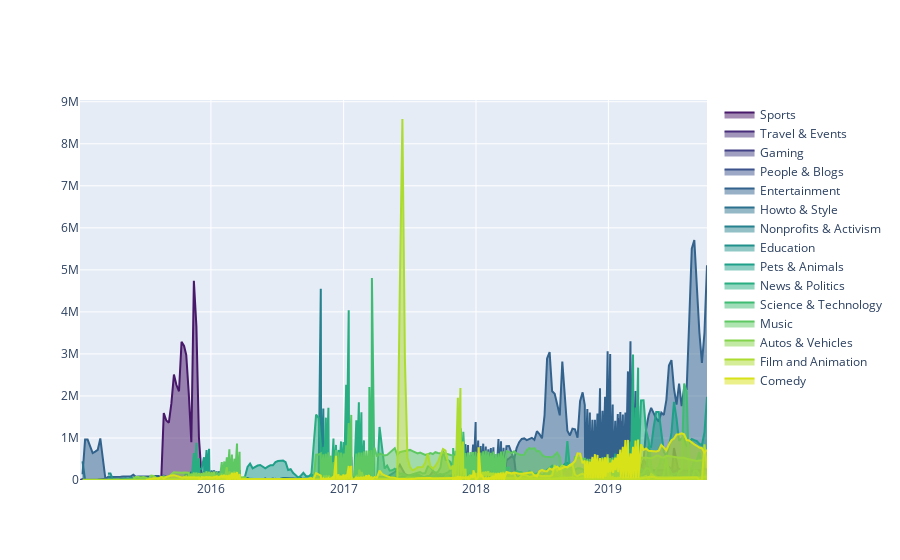

Here is the notebook cell this chart was saved with:
### Markdown cell above
### plots with no normalizations applied. Raw timeseries interactive plots using plotly

### Code cell
fig = go.Figure()
list_category = list(set(df['category']))
pal = list(sns.color_palette(palette='viridis', n_colors=len(list_category)).as_hex())

for d,p in zip(list_category, pal):
    fig.add_trace(go.Scatter(x = df_out[df_out['category']==d]['datetime'],
                             y = df_out[df_out['category']==d]['delta_views'],
                             name = d,
                             line_color = p, 
                             fill='tozeroy'))   #tozeroy 

fig.show()

### Figure 1 — Plotly figure (JSON) as saved in the notebook; plotly's stock layout.template omitted (floating-point values rounded to 4 significant figures; data arrays with more than 128 entries replaced by an {"elided": "..."} marker saying what was removed)
{"data": [{"fill": "tozeroy", "line": {"color": "#48186a"}, "name": "Sports", "type": "scatter", "x": {"elided": "307 str values"}, "y": {"elided": "307 float values"}}, {"fill": "tozeroy", "line": {"color": "#472d7b"}, "name": "Travel & Events", "type": "scatter", "x": {"elided": "266 str values"}, "y": {"elided": "266 float values"}}, {"fill": "tozeroy", "line": {"color": "#424086"}, "name": "Gaming", "type": "scatter", "x": {"elided": "334 str values"}, "y": {"elided": "334 float values"}}, {"fill": "tozeroy", "line": {"color": "#3b528b"}, "name": "People & Blogs", "type": "scatter", "x": {"elided": "327 str values"}, "y": {"elided": "327 float values"}}, {"fill": "tozeroy", "line": {"color": "#33638d"}, "name": "Entertainment", "type": "scatter", "x": {"elided": "333 str values"}, "y": {"elided": "333 float values"}}, {"fill": "tozeroy", "line": {"color": "#2c728e"}, "name": "Howto & Style", "type": "scatter", "x": {"elided": "333 str values"}, "y": {"elided": "333 float values"}}, {"fill": "tozeroy", "line": {"color": "#26828e"}, "name": "Nonprofits & Activism", "type": "scatter", "x": {"elided": "283 str values"}, "y": {"elided": "283 float values"}}, {"fill": "tozeroy", "line": {"color": "#21918c"}, "name": "Education", "type": "scatter", "x": {"elided": "323 str values"}, "y": {"elided": "323 float values"}}, {"fill": "tozeroy", "line": {"color": "#1fa088"}, "name": "Pets & Animals", "type": "scatter", "x": {"elided": "295 str values"}, "y": {"elided": "295 float values"}}, {"fill": "tozeroy", "line": {"color": "#28ae80"}, "name": "News & Politics", "type": "scatter", "x": {"elided": "294 str values"}, "y": {"elided": "294 float values"}}, {"fill": "tozeroy", "line": {"color": "#3fbc73"}, "name": "Science & Technology", "type": "scatter", "x": {"elided": "287 str values"}, "y": {"elided": "287 float values"}}, {"fill": "tozeroy", "line": {"color": "#5ec962"}, "name": "Music", "type": "scatter", "x": {"elided": "320 str values"}, "y": {"elided": "320 float values"}}, {"fill": "tozeroy", "line": {"color": "#84d44b"}, "name": "Autos & Vehicles", "type": "scatter", "x": {"elided": "312 str values"}, "y": {"elided": "312 float values"}}, {"fill": "tozeroy", "line": {"color": "#addc30"}, "name": "Film and Animation", "type": "scatter", "x": {"elided": "333 str values"}, "y": {"elided": "333 float values"}}, {"fill": "tozeroy", "line": {"color": "#d8e219"}, "name": "Comedy", "type": "scatter", "x": {"elided": "303 str values"}, "y": {"elided": "303 float values"}}], "layout": {}}
